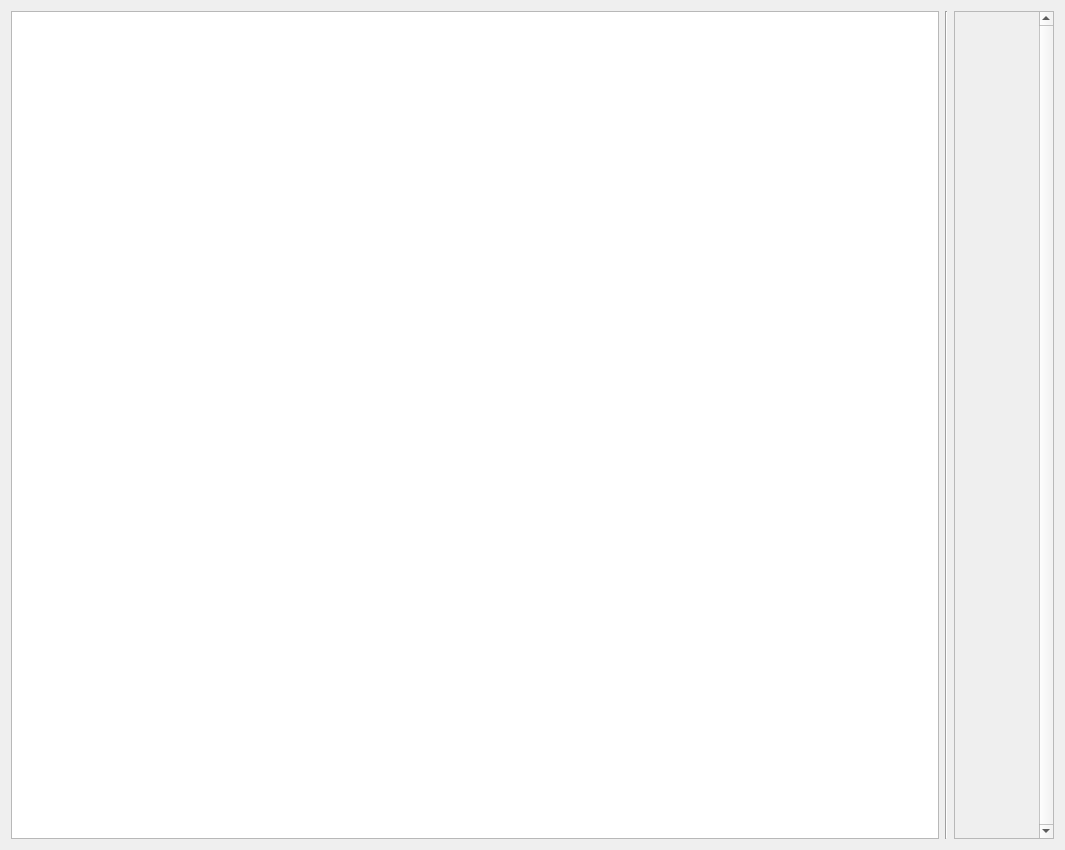
<?xml version="1.0" encoding="UTF-8"?>
<ui version="4.0">
 <class>centralWidget</class>
 <widget class="QWidget" name="centralWidget">
  <property name="enabled">
   <bool>true</bool>
  </property>
  <property name="geometry">
   <rect>
    <x>0</x>
    <y>0</y>
    <width>1065</width>
    <height>850</height>
   </rect>
  </property>
  <property name="windowTitle">
   <string>Form</string>
  </property>
  <layout class="QGridLayout" name="gridLayout" columnstretch="1,0,0">
   <property name="sizeConstraint">
    <enum>QLayout::SetNoConstraint</enum>
   </property>
   <property name="topMargin">
    <number>11</number>
   </property>
   <item row="0" column="2">
    <widget class="QScrollArea" name="troops_panel">
     <property name="sizePolicy">
      <sizepolicy hsizetype="Expanding" vsizetype="Preferred">
       <horstretch>0</horstretch>
       <verstretch>0</verstretch>
      </sizepolicy>
     </property>
     <property name="minimumSize">
      <size>
       <width>100</width>
       <height>0</height>
      </size>
     </property>
     <property name="verticalScrollBarPolicy">
      <enum>Qt::ScrollBarAlwaysOn</enum>
     </property>
     <property name="horizontalScrollBarPolicy">
      <enum>Qt::ScrollBarAsNeeded</enum>
     </property>
     <property name="widgetResizable">
      <bool>true</bool>
     </property>
     <widget class="QWidget" name="scroll_area">
      <property name="geometry">
       <rect>
        <x>0</x>
        <y>0</y>
        <width>77</width>
        <height>826</height>
       </rect>
      </property>
      <layout class="QVBoxLayout" name="troops_vertical_layout"/>
     </widget>
    </widget>
   </item>
   <item row="0" column="1">
    <widget class="Line" name="line">
     <property name="orientation">
      <enum>Qt::Vertical</enum>
     </property>
    </widget>
   </item>
   <item row="0" column="0">
    <widget class="QGraphicsView" name="map_area"/>
   </item>
  </layout>
 </widget>
 <resources/>
 <connections/>
 <slots>
  <signal>wheelEvent()</signal>
 </slots>
</ui>
